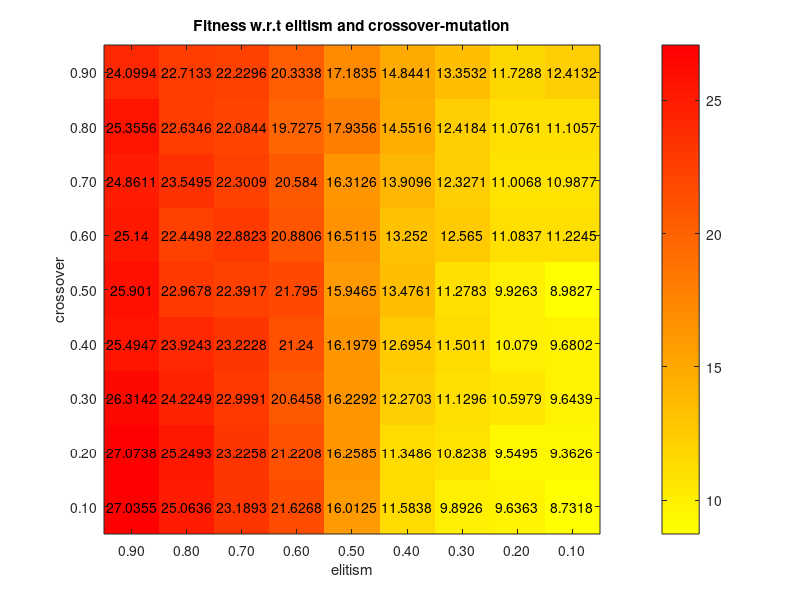

Recreate this plot in MATLAB.
f = figure;
m = [0.8530    0.9050    1.2590    1.6400    2.0180    2.4100    2.8170    3.2870    3.7800;
    0.4460    0.8020    1.1260    1.4660    1.8040    2.1750    2.5190    2.9570    3.4260;
    0.4170    0.7150    1.0130    1.3360    1.6070    1.9500    2.2860    2.6450    3.1250;
    0.3620    0.6530    0.9350    1.1810    1.4480    1.7360    2.0310    2.3670    2.7420;
    0.3280    0.5690    0.7970    1.0490    1.2790    1.5140    1.7880    2.0690    2.4100;
    0.2900    0.5610    0.7050    0.8990    1.1060    1.3020    1.5130    1.7520    2.0410;
    0.2590    0.4450    0.5970    0.7680    0.9320    1.1070    1.2800    1.4580    1.6770;
    0.2210    0.3680    0.4960    0.6330    0.7660    0.9060    1.0560    1.1920    1.3490;
    0.1910    0.2970    0.3950    0.4950    0.6000    0.7020    0.8100    0.9010    1.0130];

n = [    22.1612   22.1157   20.3268   19.7232   19.6133   19.0935   19.9918   20.9318   22.3713;
   22.4449   20.8629   20.4306   19.1656   19.0579   18.7774   19.0794   20.8752   22.7285;
   22.9141   21.5376   19.8733   19.3319   18.3042   18.6273   17.8524   19.4411   21.1210;
   22.3911   21.6559   19.2149   18.8442   18.3207   18.0141   18.0372   18.7399   20.7344;
   22.6890   20.6760   18.7142   18.8972   18.6421   19.2574   17.2396   18.1225   19.2151;
   22.6886   21.1735   19.7971   19.1236   18.1040   16.4820   17.0736   17.8257   18.7103;
   22.5946   20.2384   20.1746   17.6495   17.7541   17.3902   16.7984   16.9617   17.8931;
   23.3731   21.4988   19.3004   18.9880   17.3072   16.7315   17.2614   17.3637   17.4086;
   23.3026   20.3159   19.8067   18.3792   17.5390   17.8166   16.9435   17.2013   16.6654];

%---------------------------------- wh replacement

m = [0.6280    0.8720    1.2260    1.5670    1.9380    2.2470    2.6420    3.0450    3.5230;
    0.4330    0.7770    1.0990    1.4230    1.7460    2.0410    2.3710    2.7550    3.2000;
    0.3970    0.6980    0.9840    1.2710    1.5560    1.8610    2.1380    2.4850    2.8070;
    0.3680    0.6250    0.8710    1.1380    1.3910    1.6440    1.9060    2.1780    2.4850;
    0.3340    0.5510    0.7820    1.0000    1.2490    1.4540    1.6890    1.9160    2.3440;
    0.3030    0.5410    0.8550    0.9860    1.3310    1.6010    1.8090    2.0120    2.4870;
    0.2730    0.4900    0.6530    0.9280    1.0790    1.2460    1.5650    1.7960    1.7330;
    0.2380    0.3820    0.7220    0.6880    0.8050    0.9480    1.1010    1.2410    1.5020;
    0.2820    0.3650    0.4710    0.5490    0.6810    0.8230    0.9030    0.9790    1.2970];

m = [ 22.3946   20.2107   20.8848   19.1541   19.1891   17.3089   18.1229   18.2427   18.8412;
   23.1522   20.8147   19.4534   19.2984   17.5764   17.3185   16.8746   16.9364   17.8286;
   22.1026   20.2422   19.5017   19.0583   16.0328   17.6209   16.7231   16.3950   16.8270;
   22.6366   20.6381   19.1361   18.6641   17.9786   17.1175   16.2321   16.2499   15.9577;
   23.3928   20.5875   19.4745   18.2329   17.0576   15.6359   15.3971   15.6775   16.1171;
   23.7472   19.9951   18.7354   17.8722   16.5477   15.8439   15.2595   15.5253   14.8881;
   22.9821   20.8544   19.4237   18.3506   16.6292   16.6837   14.5920   15.2248   15.4947;
   23.6148   21.1915   18.9638   17.3249   16.5284   16.0713   15.9817   14.7467   15.0012;
   23.2248   20.9904   18.3319   18.0911   16.5001   15.3734   15.6382   14.8614   14.9282];

%---------------------------------------

m = [   0.6800    0.9080    1.2910    1.6130    1.7440    2.0400    2.3470    2.5860    2.8460;
    0.4510    0.8040    1.1480    1.4280    1.5960    1.8820    2.1270    2.3590    2.6750;
    0.4080    0.7380    1.0520    1.3350    1.5100    1.6940    1.9140    2.1230    2.3970;
    0.3690    0.6560    0.9380    1.2020    1.3000    1.5020    1.7200    1.9270    2.1280;
    0.3380    0.5950    0.8170    1.0430    1.1590    1.3030    1.5010    1.6990    1.8830;
    0.2940    0.4930    0.7110    0.8980    1.0360    1.1510    1.2960    1.4790    1.6100;
    0.2600    0.4330    0.5920    0.7650    0.8540    0.9480    1.0750    1.2160    1.3760;
    0.2200    0.3460    0.5010    0.5950    0.6800    0.7710    0.8780    0.9990    1.0980;
    0.1820    0.2880    0.3610    0.4520    0.5270    0.6020    0.6620    0.7650    0.8490];

m = [   24.0994   22.7133   22.2296   20.3338   17.1835   14.8441   13.3532   11.7288   12.4132;
   25.3556   22.6346   22.0844   19.7275   17.9356   14.5516   12.4184   11.0761   11.1057;
   24.8611   23.5495   22.3009   20.5840   16.3126   13.9096   12.3271   11.0068   10.9877;
   25.1400   22.4498   22.8823   20.8806   16.5115   13.2520   12.5650   11.0837   11.2245;
   25.9010   22.9678   22.3917   21.7950   15.9465   13.4761   11.2783    9.9263    8.9827;
   25.4947   23.9243   23.2228   21.2400   16.1979   12.6954   11.5011   10.0790    9.6802;
   26.3142   24.2249   22.9991   20.6458   16.2292   12.2703   11.1296   10.5979    9.6439;
   27.0738   25.2493   23.2258   21.2208   16.2585   11.3486   10.8238    9.5495    9.3626;
   27.0355   25.0636   23.1893   21.6268   16.0125   11.5838    9.8926    9.6363    8.7318];


xl = [90 80 70 60 50 40 30 20 10];
yl = [90 80 70 60 50 40 30 20 10];
x = [1 1 1 1 1 1 1 1 1 2 2 2 2 2 2 2 2 2 3 3 3 3 3 3 3 3 3 4 4 4 4 4 4 4 4 4 5 5 5 5 5 5 5 5 5 6 6 6 6 6 6 6 6 6 7 7 7 7 7 7 7 7 7 8 8 8 8 8 8 8 8 8 9 9 9 9 9 9 9 9 9];
y = [9 8 7 6 5 4 3 2 1 9 8 7 6 5 4 3 2 1 9 8 7 6 5 4 3 2 1 9 8 7 6 5 4 3 2 1 9 8 7 6 5 4 3 2 1 9 8 7 6 5 4 3 2 1 9 8 7 6 5 4 3 2 1 9 8 7 6 5 4 3 2 1 9 8 7 6 5 4 3 2 1];

y = flip(y);
t=num2cell(m);

t = cellfun(@num2str, t, 'UniformOutput', false); % convert to string
yes = {'0.90'; '0.80'; '0.70'; '0.60'; '0.50';'0.40'; '0.30'; '0.20'; '0.10'};
names = {'0.90'; '0.80'; '0.70'; '0.60'; '0.50';'0.40'; '0.30'; '0.20'; '0.10'};
imagesc(m);
title('Fitness w.r.t elitism and crossover-mutation');

set(gca,'xtick',[1:9],'xticklabel',names);
set(gca,'ytick',[1:9],'yticklabel',yes);
xlabel('elitism');
ylabel('crossover');
hold on
colormap(flipud(autumn))
%imshow(m);
text(y,x,t', 'HorizontalAlignment','center')
colorbar;
